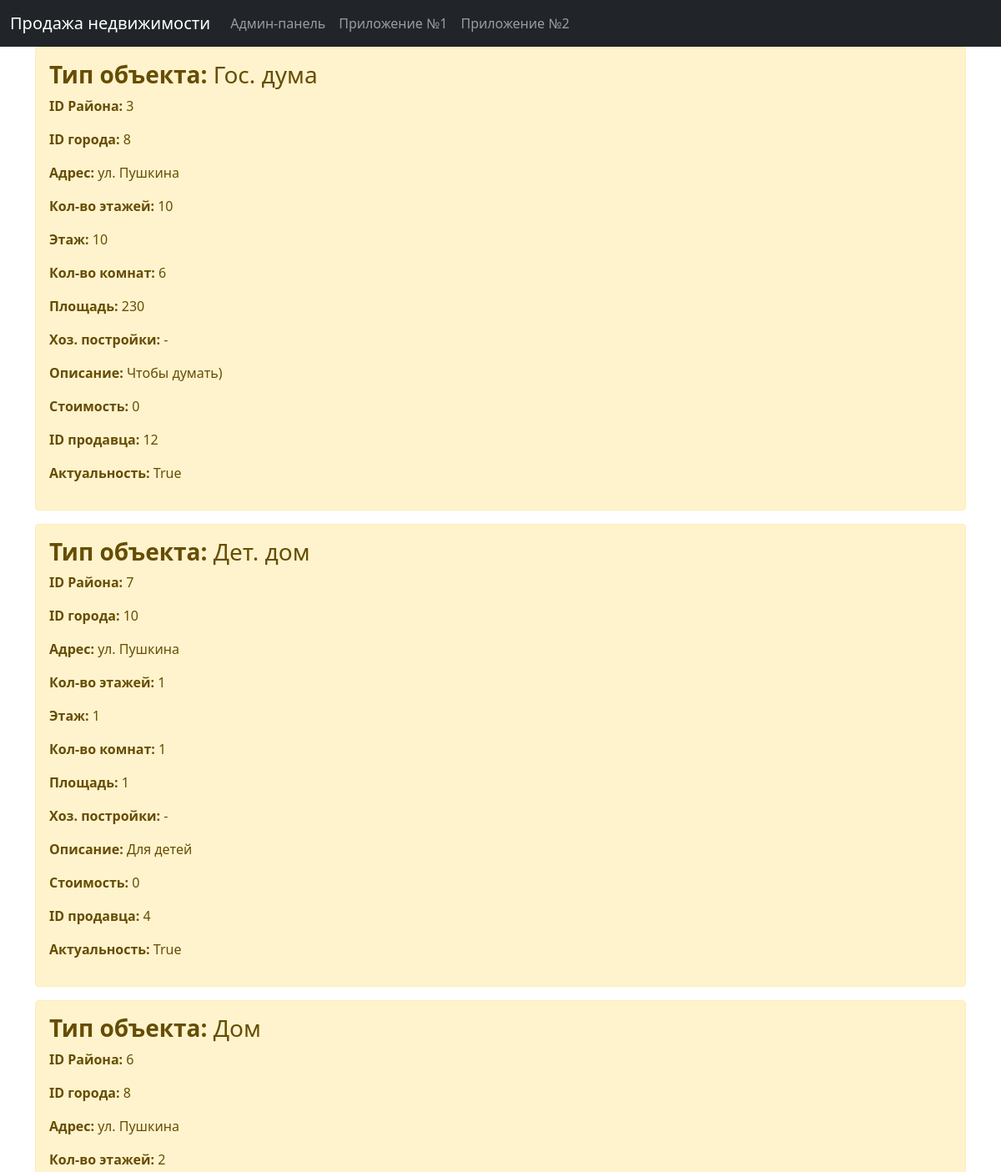
Page /api/vl/data/logic1 (upper part) on the earlier database version.
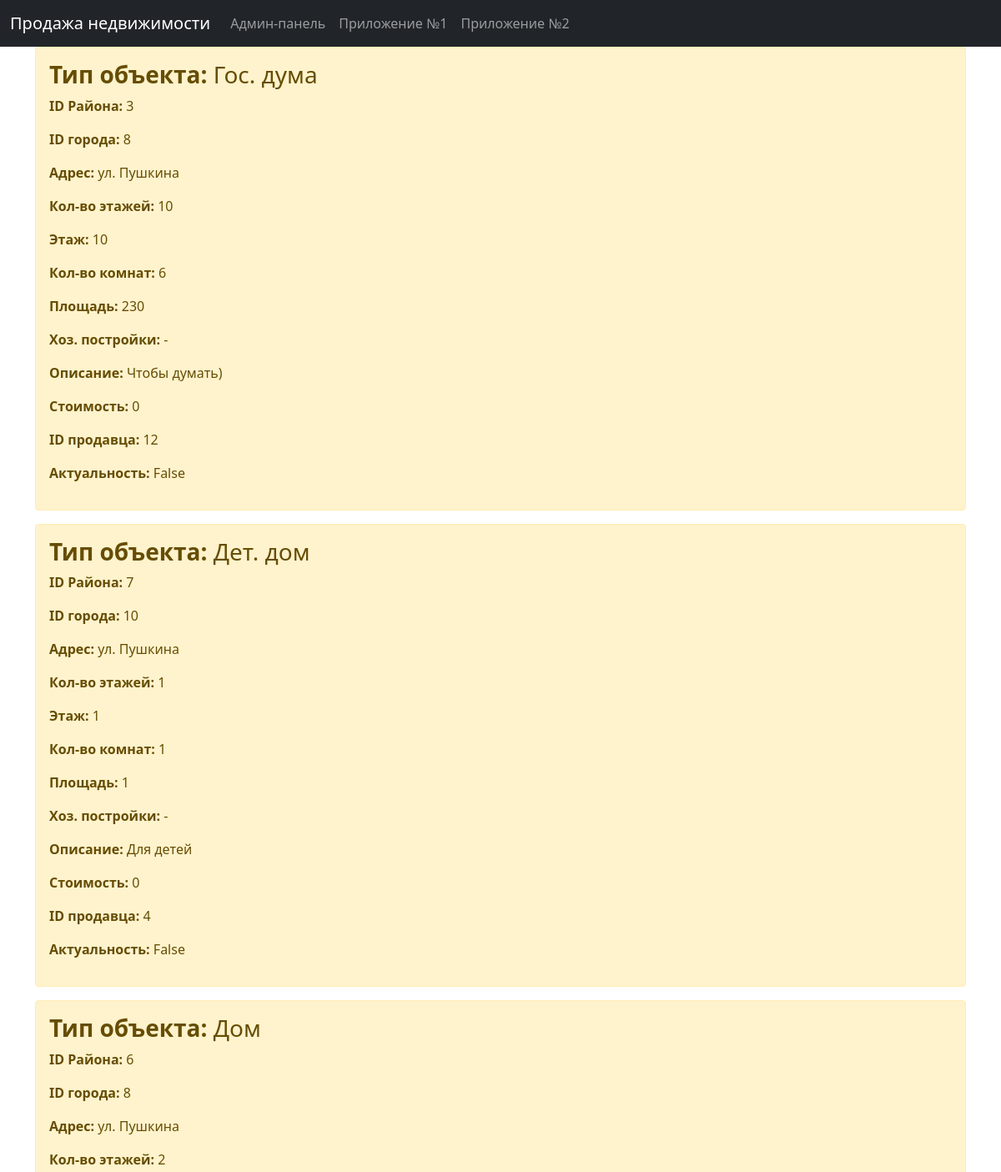
Same page on the later database version.
### projectApp/models.py (models this page shows, shortened)
class Predlozheniya(models.Model):
  id = models.AutoField(primary_key=True)
  object_type = models.CharField("Тип объекта", max_length=50)
  id_rayona = models.ForeignKey(Rayoni, verbose_name="ID Района", on_delete=models.CASCADE)
  id_goroda = models.ForeignKey(Gorod, verbose_name="ID Города", on_delete=models.CASCADE)
  adres = models.CharField("Адрес", max_length=255)
  kolvo_etashei = models.IntegerField("Кол-во этажей", max_length=3)
  etash = models.IntegerField("Этаж", max_length=3)
  kolvo_komnat = models.IntegerField("Кол-во комнат", max_length=2)
  plozhad = models.IntegerField("Площадь", max_length=4)
  xoz_postroyki = models.CharField("Хоз. постройки", max_length=50)
  opisanie = models.CharField("Описание", max_length=255)
  stoimost = models.IntegerField("Стоимость", max_length=15)
  id_prodavca = models.ForeignKey(Polzovateli, verbose_name="ID Продавца", on_delete=models.CASCADE)
  actualnost = models.BooleanField("Актуальность")
  class Meta:
    ordering = ('object_type', 'id_rayona', 'id_goroda', 'adres', 'kolvo_etashei', 'etash', 'kolvo_komnat', 'plozhad', 'xoz_postroyki', 'opisanie', 'stoimost', 'id_prodavca', 'actualnost')
    verbose_name = "Предложения"
    verbose_name_plural = "Предложения"

class Rayoni(models.Model):
  id = models.AutoField(primary_key=True)
  name = models.CharField("Наименование района", max_length=100)
  def __str__(self):
    return str(self.id)
  class Meta:
    ordering = ('id', 'name')
    verbose_name = "Районы"
    verbose_name_plural = "Районы"

class Gorod(models.Model):
  id = models.AutoField(primary_key=True)
  name = models.CharField("Наименование города", max_length=100)
  def __str__(self):
    return str(self.id)
  class Meta:
    ordering = ('id', 'name')
    verbose_name = "Города"
    verbose_name_plural = "Города"

class Polzovateli(models.Model):
  id = models.AutoField(primary_key=True)
  familia = models.CharField("Фамилия", max_length=50)
  name = models.CharField("Имя", max_length=50)
  otchestvo = models.CharField("Отчество", max_length=50)
  passport = models.CharField("Паспорт", max_length=255)
  nomer_telefona = models.IntegerField("Номер телефона", max_length=11)
  login = models.CharField("Логин", max_length=50)
  password = models.CharField("Пароль", max_length=255)
  id_role = models.ForeignKey(Role, verbose_name="ID Роли", on_delete=models.CASCADE)
  def __str__(self):
    return str(self.id)
  class Meta:
    ordering = ('familia', 'name', 'otchestvo', 'passport', 'nomer_telefona', 'login', 'password', 'id_role')
    verbose_name = "Пользователи"
    verbose_name_plural = "Пользователи"

### projectApp/views.py (the view)
# urls.py: path('logic1', logic1),
def logic1(request):
  lo = Predlozheniya.objects.all()
  return render(request, "projectApp/first.html", {"lo": lo})

### projectApp/templates/projectApp/first.html (shortened to what this page needs)
<!DOCTYPE html>
<html lang="en">
<head>
  <link href="https://cdn.jsdelivr.net/npm/bootstrap@5.0.0-beta1/dist/css/bootstrap.min.css" rel="stylesheet">
</head>
<body>
  <nav class="navbar navbar-expand-lg navbar-dark bg-dark">
    <div class="container-fluid">
      <a class="navbar-brand" href="#">Продажа недвижимости</a>
      <div class="collapse navbar-collapse" id="navbarNav">
        <ul class="navbar-nav">
          <li class="nav-item">
            <a class="nav-link" href="/admin">Админ-панель</a>
          </li>
          <li class="nav-item">
            <a class="nav-link" href="/logic1">Приложение №1</a>
          </li>
          <li class="nav-item">
            <a class="nav-link" href="/logic2">Приложение №2</a>
          </li>
        </ul>
      </div>
    </div>
  </nav>
  <div class = "container">
    {% for el in lo %}
      <div class = "alert alert-warning">
        <h3><b>Тип объекта:</b> {{el.object_type}}</h3>
        <p><b>ID Района:</b> {{el.id_rayona}}</p>
        <p><b>ID города:</b> {{el.id_goroda}}</p>
        <p><b>Адрес:</b> {{el.adres}}</p>
        <p><b>Кол-во этажей:</b> {{el.kolvo_etashei}}</p>
        <p><b>Этаж:</b> {{el.etash}}</p>
        <p><b>Кол-во комнат:</b> {{el.kolvo_komnat}}</p>
        <p><b>Площадь:</b> {{el.plozhad}}</p>
        <p><b>Хоз. постройки:</b> {{el.xoz_postroyki}}</p>
        <p><b>Описание:</b> {{el.opisanie}}</p>
        <p><b>Стоимость:</b> {{el.stoimost}}</p>
        <p><b>ID продавца:</b> {{el.id_prodavca}}</p>
        <p><b>Актуальность:</b> {{el.actualnost}}</p>
      </div>
    {% endfor %}
  </div>
</body>
</html>

Differences in the rows shown:
changed Predlozheniya "Гос. дума": actualnost "True" → "False"
changed Predlozheniya "Дет. дом": actualnost "True" → "False"
